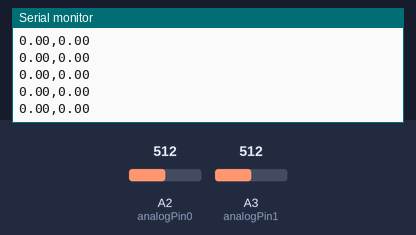
Simulated run of this sketch. Board: Arduino Uno, built with avr-gcc and run on an emulated ATmega328P. Shown: the last lines printed to the serial monitor. Inputs (shaded band) come from the test bench; at power-on: A2 (analogPin0) = 512, A3 (analogPin1) = 512.

Above: at 1.2 s.
1.3 s: A2 (analogPin0) set to 716
At 1.9 s:
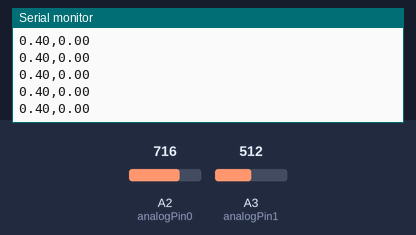
2.8 s: A3 (analogPin1) set to 716
At 3.9 s:
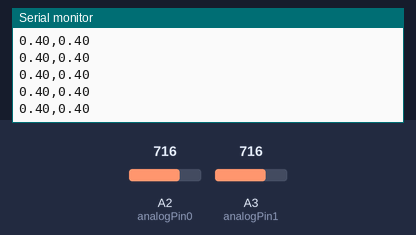
4.3 s: A2 (analogPin0) set to 900
At 5.3 s:
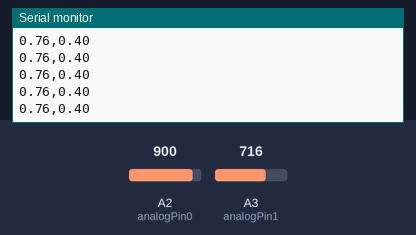
7.3 s: A3 (analogPin1) set to 900
At 8.2 s:
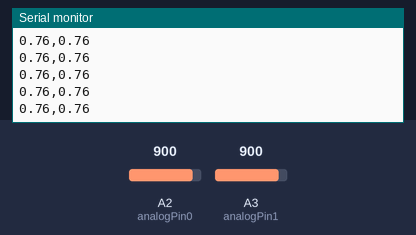
Timing chart, 0 to 9.8 s (numbered marks = the images above; inputs shaded):
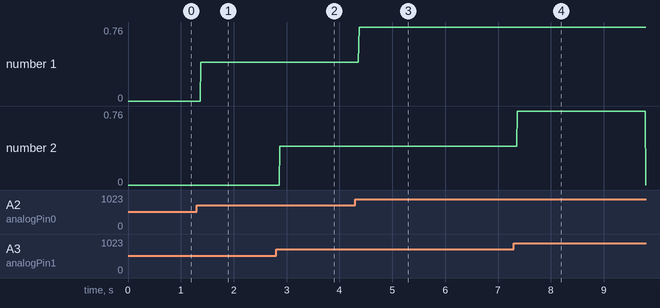

Measured:
- after the input at 1.3 s, the serial monitor: prints a new line after 0.07 s (image 1)
- after the input at 2.8 s, the serial monitor: prints a new line after 0.07 s (image 2)
- after the input at 4.3 s, the serial monitor: prints a new line after 0.07 s (image 3)
- after the input at 7.3 s, the serial monitor: prints a new line after 0.07 s (image 4)
- plotted number 1: 0 → 0.4 after the input at 1.3 s, 0.4 → 0.76 after the input at 4.3 s

The sketch:

4.1.ino
```cpp
int analogPin0 = A2;
int analogPin1 = A3;
int valX;
int valY;
float posX=0;
float posY=0;
float posAntX=0;
float posAntY=0;
int boton=0;

void setup() {
  Serial.begin(9600);//  setup serial
  pinMode(3,INPUT);
}

void loop() {
  valX=analogRead(analogPin0);
  valY=analogRead(analogPin1);

  posX=(((float(valX)*2)/1023)-1);
  posY=(((float(valY)*2)/1023)-1);


  Serial.println(String(posX) + "," + String(posY));

  //boton=digitalRead(3);
  //Serial.print("       Botón: ");
  //Serial.println(boton);

  //delay(100);
}
```
